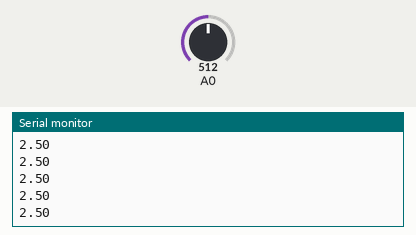
Recording of a sketch running on a simulated Arduino Uno, built with avr-gcc and run on an emulated ATmega328P. Parts: the last lines printed to the serial monitor. The test bench sets the inputs (shaded band); at power-on: A0 = 512.

Above: at 1.2 s.
1.3 s: A0 set to 716
At 2.1 s:
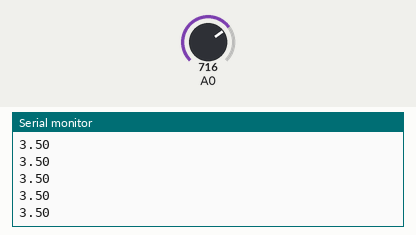
2.8 s: A0 set to 900
At 3.7 s:
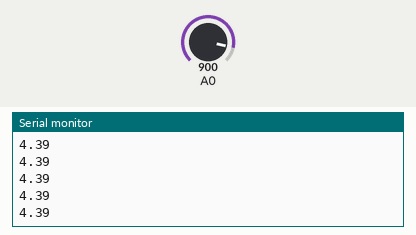
Timing chart, 0 to 5.8 s (numbered marks = the images above; inputs shaded):
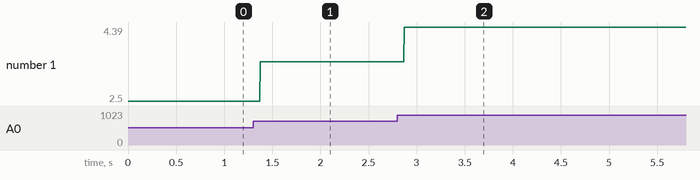

The sketch:

Voltage_Measurement.ino
```cpp
void setup() {
  Serial.begin(9600); //Begin the Serial Monitor
}

void loop() {
  float measure = analogRead(A0);  //Read pin A0
  double voltage = measure*5/1024; //Analog-to-Digital Conversion
  Serial.println(voltage); //Print voltage values to Serial Monitor
}
```

Measured:
- after the input at 1.3 s, the serial monitor: prints a new line after 0.07 s (image 1)
- after the input at 2.8 s, the serial monitor: prints a new line after 0.07 s (image 2)
- plotted number 1: 2.5 → 3.5 after the input at 1.3 s, 3.5 → 4.39 after the input at 2.8 s
